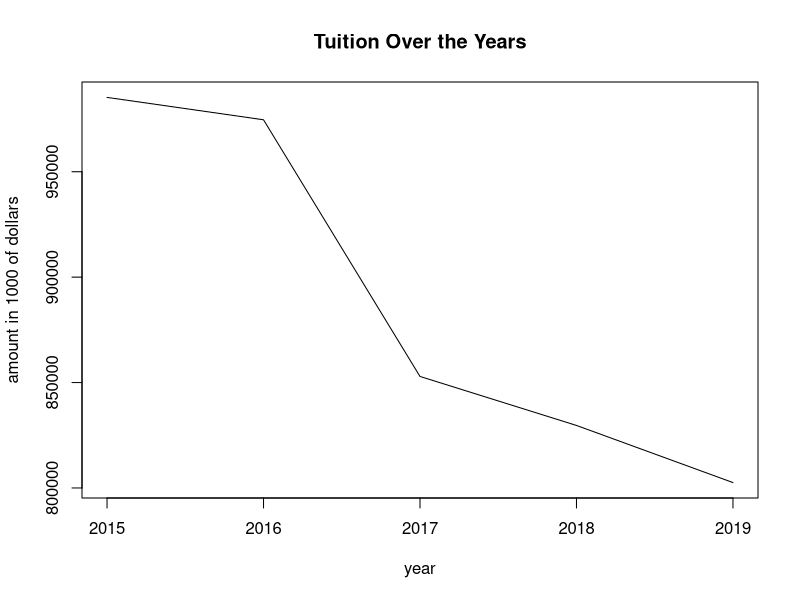

Source code (R): (Note: this script raises an error after producing the figure.)
## ---- chunk 1
library(knitr)
opts_chunk$set(echo = FALSE)
library(tidyverse)
library(readxl)
library(randomForest)
library(rlist)
library(Metrics)
library(TTR)
library(gridExtra)
library(xtable)
## ---- chunk 2
CashFlows <- read_excel("UMass Balance sheets.xlsx", sheet = 1)
#CashFlows <- as.data.frame(t(CashFlows))
original <- CashFlows
tuition <- CashFlows[c(2,18),]
#names(CashFlows)
CashFlows <- subset(CashFlows, Nets == "1")
CashFlows <- rbind(CashFlows, tuition)
kable(head(CashFlows[1:6], 12))
## ---- chunk 3
train <- CashFlows[,2:4]
test <- CashFlows[,c(5:6)]
train <- as.data.frame(t(train))
test <- as.data.frame(t(test))

train.ts <- ts((as.numeric(as.vector(train$V12))), frequency = 1, start = c(2018, 1))
test.ts <- ts((as.numeric(as.vector(test$V12))), frequency = 1, start = c(2018, 1))

## ---- chunk 4
seed.val <- 1234567
set.seed(seed.val)
## ---- chunk 5
x <- original[c(2,3,16:20),]
x.train <- x[,2:4]
x.train <- as.data.frame(t(x.train))
kable(head(x[1:6], 7))
## ---- chunk 6
tuition <- as.data.frame(t(CashFlows))
 tuition.ts <- ts((as.numeric(as.vector(tuition[2:6,12]))), frequency = 1, start = c(2015, 1))
ts.plot(tuition.ts, xlab = "year", ylab ="amount in 1000 of dollars", main = "Tuition Over the Years")
## ---- chunk 7
train <- UMASS[1:30,]
test <- UMASS[31:36,] #we simply will use the last 6 years to test our data
test.ts <- ts((as.numeric(as.vector(test$COSTRATE))), frequency = 1, start = c(2014, 1))
train.ts <- ts((as.numeric(as.vector(train$COSTRATE))), frequency = 1, start = c(1984, 1))
## ---- chunk 8
train.cost <- na.omit(train[,c(12,13,15,16,17)]) # selecting only variables we need, we only will use rates to reduce the effect of time 
cost.lm <- lm(COSTRATE ~., data = train.cost)
step(cost.lm)
## ---- chunk 9
cost.step <- lm(formula = COSTRATE ~ ENROLLMENTRATE + TURMOIL, data = train.cost)
kable(xtable(cost.step))
## ---- chunk 10
step.train <- predict(cost.step, train)
step.train.ts <- ts(step.train, frequency = 1, start = c(1984, 1))

ts.plot(step.train.ts, train.ts, xlab="Year", ylab="Rate of Change", main="Rate of Change Over Time" , gpars = list(col=rainbow(2))) 
legend("topright", legend = c("predictions", "true"), col = rainbow((2)), lty = 1)
## ---- chunk 11
par(mfrow= c(1,2))
step.rmse <- rmse(train$COSTRATE, step.train)


step.res = step.train - train$COSTRATE
step.sum <- sum(step.res)

step.res.ts <- ts((as.numeric(as.vector(step.res))), frequency = 1, start = c(1984, 1))
ts.plot(step.res.ts, xlab = "Year", ylab = "Cost in $", main = "Adjusted cost rate of change")

hist(step.res, xlab = "Year", ylab = "Cost in $", main = "Adjusted cost rate of change")
## ---- chunk 12
set.seed(1234)
cost.forest <- randomForest(COSTRATE ~.,data = train.cost, mtry  = 4, importance = T)
varImpPlot(cost.forest, main = "Random Foresting Predictors")

## ---- chunk 13
tree.pred <- predict(cost.forest, train)
tree.true.ts <- ts(tree.pred, frequency = 1, start = c(1984, 1))

ts.plot(tree.true.ts, train.ts, xlab="Year", ylab="Rate of Change", main="Rate of Change Over Time", gpars = list(col=rainbow(2))) 
legend("topright", legend = c("predictions", "true"), col = rainbow((2)), lty = 1)
## ---- chunk 14
par(mfrow=c(1,2))
tree.rmse <- rmse(train$COSTRATE[4:30], tree.pred[4:30])


tree.res <- tree.pred[4:30] - train$COSTRATE[4:30]
tree.sum <- sum(tree.res)


tree.res.ts <- ts((as.numeric(as.vector(tree.res))), frequency = 1, start = c(1987, 1))
ts.plot(tree.res.ts, xlab = "Year", ylab = "Cost in $", main = "Adjusted cost rate of change")

hist(tree.res, xlab = "Year", ylab = "Cost in $", main = "Adjusted cost rate of change")
## ---- chunk 15
par(mfrow=c(1,2))
step.pred <- predict(cost.step, test)
step.ts <- ts(step.pred, frequency = 1, start = c(2014, 1))


ts.plot(step.ts, test.ts, xlab = "Year", ylab = "Cost in $", main = "Linear Regression", gpars = list(col=rainbow(2))) 
legend("topleft", legend = c("pred", "true"), col = rainbow((2)), lty = 1)

tree.test.pred <- predict(cost.forest, test)
tree.ts <- ts(tree.test.pred, frequency = 1, start = c(2014, 1))

ts.plot(tree.ts, test.ts, xlab = "Year", ylab = "Cost in $", main = "Random Foresting", gpars = list(col=rainbow(2))) 
legend("topleft", legend = c("pred", "true"), col = rainbow((2)), lty = 1)
## ---- chunk 16
par(mfrow=c(1,2))
tree.test.rmse <- rmse(train$COSTRATE, tree.test.pred)

tree.test.res = tree.test.pred - test$COSTRATE
tree.res.sum <- sum(tree.test.res)


tree.test.res.ts <- ts((as.numeric(as.vector(tree.test.res))), frequency = 1, start = c(2014, 1))
ts.plot(tree.test.res.ts, xlab = "Year", ylab = "Cost in $", main = "Random Forest")
step.test.rmse <- rmse(test$COSTRATE, step.pred)

step.test.res = step.pred - test$COSTRATE

sum.step <- sum(step.test.res)

step.test.res.ts <- ts((as.numeric(as.vector(step.test.res))), frequency = 1, start = c(2014, 1))
ts.plot(step.test.res.ts, xlab = "Year", ylab = "Cost in $", main= "Linear Model")
